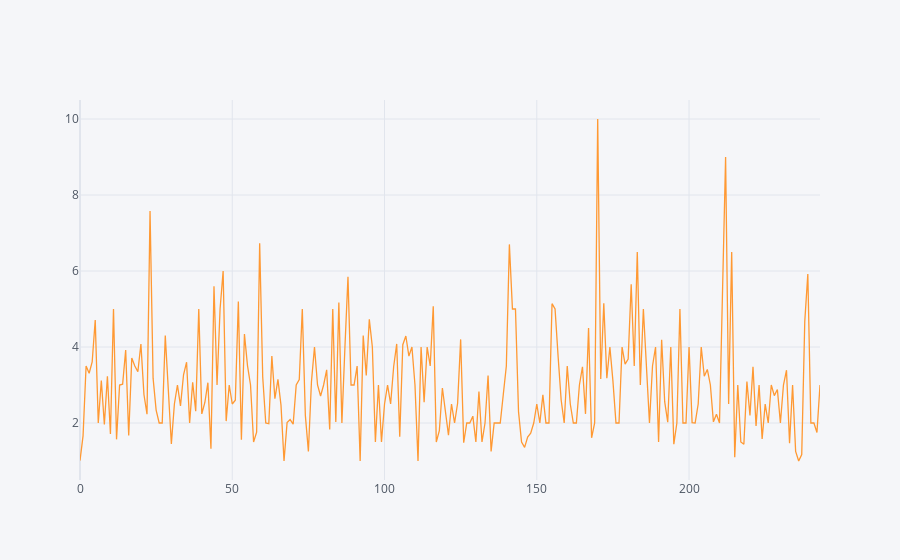

Source (notebook cell):
### Code cell
df['tip'].iplot()

### Figure 1 — Plotly figure (JSON) as saved in the notebook; plotly's stock layout.template omitted (floating-point values rounded to 4 significant figures; data arrays with more than 128 entries replaced by an {"elided": "..."} marker saying what was removed)
{"data": [{"line": {"color": "rgba(255, 153, 51, 1.0)", "dash": "solid", "shape": "linear", "width": 1.3}, "mode": "lines", "name": "tip", "text": "", "type": "scatter", "x": {"elided": "244 int values"}, "y": {"elided": "244 float values"}}], "layout": {"autosize": true, "legend": {"bgcolor": "#F5F6F9", "font": {"color": "#4D5663"}}, "paper_bgcolor": "#F5F6F9", "plot_bgcolor": "#F5F6F9", "title": {"font": {"color": "#4D5663"}}, "xaxis": {"autorange": true, "gridcolor": "#E1E5ED", "range": [0, 243], "showgrid": true, "tickfont": {"color": "#4D5663"}, "title": {"font": {"color": "#4D5663"}, "text": ""}, "type": "linear", "zerolinecolor": "#E1E5ED"}, "yaxis": {"autorange": true, "gridcolor": "#E1E5ED", "range": [0.5, 10.5], "showgrid": true, "tickfont": {"color": "#4D5663"}, "title": {"font": {"color": "#4D5663"}, "text": ""}, "type": "linear", "zerolinecolor": "#E1E5ED"}}}
